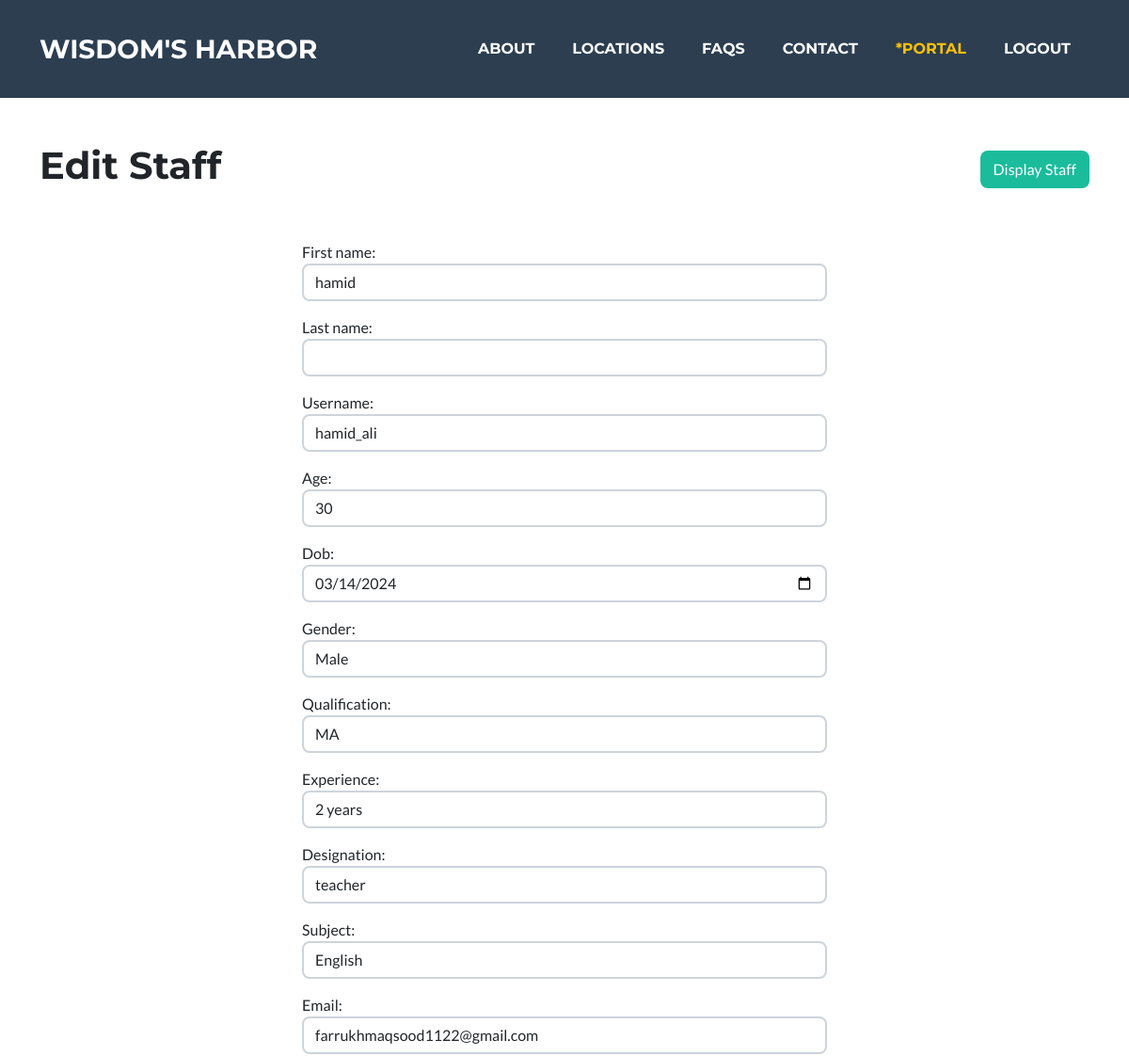
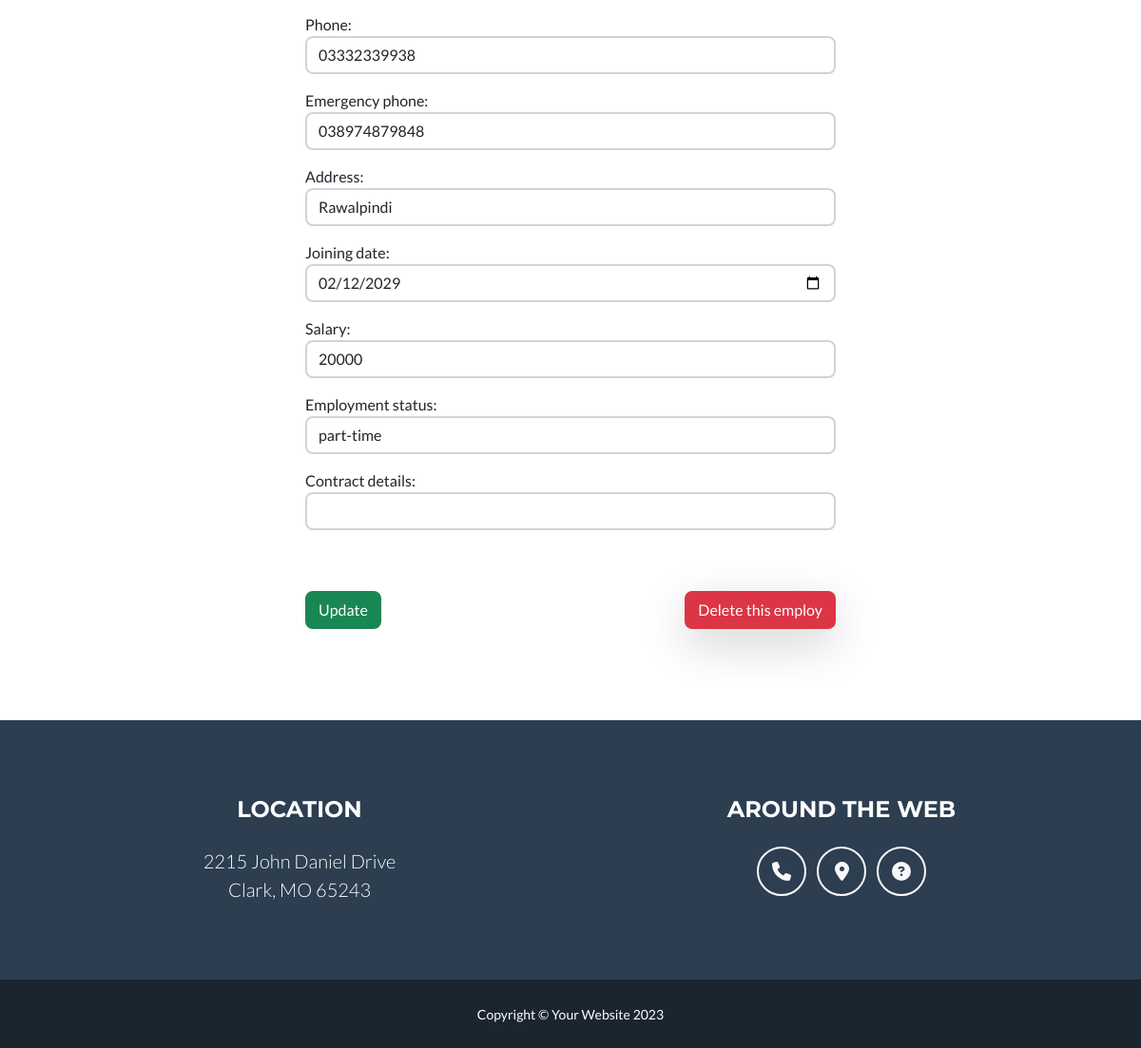
/staff/edit/16/ (signed in), run on the app's committed database (2 pictures, top to bottom).
### school/models.py (models this page shows, shortened)
class Staff(models.Model):
    first_name = models.CharField(max_length=255, default='')
    last_name = models.CharField(max_length=255, null=True, blank=True)
    username = models.CharField(max_length=255, default='')
    age = models.IntegerField()
    dob = models.DateField()
    gender = models.ForeignKey(Gender, on_delete=models.CASCADE)
    qualification = models.CharField(max_length=255)
    experience = models.CharField(max_length=255, null=True, blank=True)
    designation = models.ForeignKey(Designation, on_delete=models.CASCADE)
    subject = models.ForeignKey(Subject, on_delete=models.CASCADE, null=True, blank=True)
    email = models.EmailField()
    phone = models.CharField(max_length=100)
    emergency_phone = models.CharField(max_length=100)
    address = models.CharField(max_length=255)
    joining_date = models.DateField()
    salary = models.CharField(max_length=20)
    employment_status = models.ForeignKey(EmploymentStatus, on_delete=models.CASCADE)
    contract_details = models.CharField(max_length=1000, null=True, blank=True)
    status = models.BooleanField(default=True)
    class Meta:
        verbose_name_plural = 'Staff'

### school/views.py (the view, shortened to what this page needs)
# urls.py: path('staff/edit/<int:id>/', views.edit_staff, name='edit_staff'),
def edit_staff(request, id):
    if request.user.is_authenticated:
        if request.user.is_superuser:
            current_employ = Staff.objects.get(pk=id)
            if request.method == 'GET':
                form = AddStaffForm(instance=current_employ)
                return render(request, 'edit_staff.html', {'form':form, 'id':id})
        else:
            messages.warning(request, 'This page is for admin only!')
            return redirect('home')
    else:
        messages.warning(request, 'please login first!')
        return redirect('login')

### school/models.py (called while the page is built)
    def __str__(self):
        return self.name

    def __str__(self):
        return self.name

    def __str__(self):
        return self.name

    def __str__(self):
        return self.name

### school/templates/edit_staff.html (shortened to what this page needs)
{% extends 'layout.html' %}
{% load static %}
{% block 'content' %}
    <div class="container d-flex flex-column align-items-center">
        <div class="my-5 d-flex align-items-center justify-content-between w-100">
            <h1>Edit Staff</h1>
            <a href="{% url 'display_staff' %}" class="btn btn-primary">Display Staff</a>
        </div>
        <form action="{% url 'edit_staff' id %}" method="POST" class="w-50">
            {{ form.as_p }}
            <div class="d-flex align-items-center justify-content-between ">
                <button class="btn btn-success my-5">Update</button>
                <a href="{% url 'delete_staff' id %}" class="shadow-lg btn btn-danger">Delete this employ</a>
            </div>
        </form>
    </div>
{% endblock %}

### data on the page
Staff: first_name "hamid", username "hamid_ali", age "30", dob "03/14/2024", gender "Male", qualification "MA", experience "2 years", designation "teacher", subject "English", email "farrukhmaqsood1122@gmail.com", phone "03332339938", emergency_phone "038974879848", address "Rawalpindi", joining_date "02/12/2029", salary "20000", employment_status "part-time"
